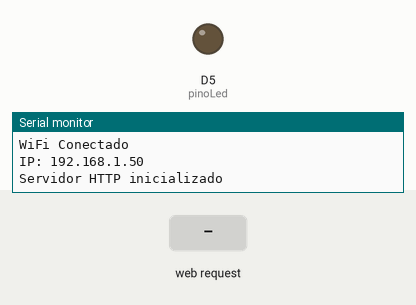
Bench run of a sketch on a simulated ESP8266 (NodeMCU). Parts: output pins drawn as LEDs (lit = HIGH), the last lines printed to the serial monitor. The inputs (shaded band) are chosen by the test bench. WiFi joins after 1.5 s; servers stay silent unless stated.

Above: at 6.2 s.
6.3 s: HTTP request GET / received
At 7.1 s:
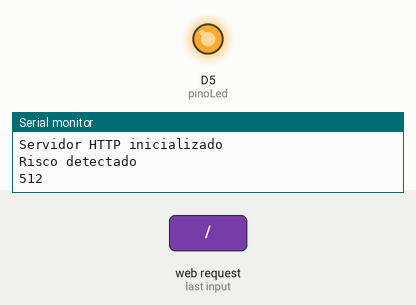
Timing chart, 0 to 9.3 s (numbered marks = the images above; inputs shaded):
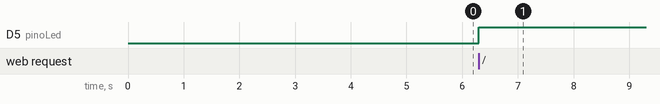

Measured:
- after the input at 6.3 s, D5 (pinoLed): LOW → HIGH at once

The sketch:

gashield.ino
```cpp
#include<ESP8266WiFi.h> //Biblioteca para funcionamento do WiFi do ESP
#include<ESP8266WebServer.h> //Biblioteca para o ESP funcionar como servidor


const char* ssid = "--Nome da rede WiFi--";  // Rede WiFi
const char* password = "--Senha do WiFi--";  //Senha da Rede WiFi

ESP8266WebServer server(80); //server na porta 80


const int pinoLed = D5; //PINO DIGITAL UTILIZADO PELO LED
const int pinoSensor = D2; //PINO DIGITAL UTILIZADO PELO SENSOR
const int analogSensor = A0;
String condicao;


void setup(){

  pinMode(pinoSensor, INPUT); //DEFINE O PINO COMO ENTRADA
  pinMode(pinoLed, OUTPUT); //DEFINE O PINO COMO SAÍDA
  digitalWrite(pinoLed, LOW); //LED INICIA DESLIGADO
  Serial.begin(9600);

   WiFi.begin(ssid, password); //Inicialização da comunicação Wi-Fi

  //Verificação da conexão
  while (WiFi.status() != WL_CONNECTED) { //Enquanto estiver aguardando status da conexão
    delay(1000);
    Serial.print("."); //Imprime pontos
  }
  Serial.println("");
  Serial.println("WiFi Conectado");
  Serial.print("IP: ");
  Serial.println(WiFi.localIP()); //Função para exibir o IP da ESP

  server.on("/", handle_OnConnect); //Servidor recebe uma solicitação HTTP - chama a função handle_OnConnect
  server.onNotFound(handle_NotFound); //Servidor recebe uma solicitação HTTP não especificada - chama a função handle_NotFound

  server.begin(); //Inicializa o servidor
  Serial.println("Servidor HTTP inicializado");
  delay(3000);
}

void loop() {

  server.handleClient(); //Chama o método handleClient()
}

void handle_OnConnect() {

  int valor = analogRead(analogSensor);  //Realiza a leitura da temperatura

  if(valor >= 500){ //SE A LEITURA DO PINO FOR IGUAL A LOW, FAZ
      digitalWrite(pinoLed, HIGH); //ACENDE O LED
      condicao = "Risco detectado!";
      Serial.println("Risco detectado");
  }else{ //SENÃO, FAZ
    digitalWrite(pinoLed, LOW); //APAGA O LED
      condicao = "Ambiente estável";
      Serial.println("Ambiente estável");
  }

  Serial.println(valor);
  delay(2000);

  Serial.print("Concentração de gás: ");
  Serial.print(valor); //Imprime no monitor serial o valor da temperatura lida
  Serial.println(" ppm");
  server.send(200, "text/html", EnvioHTML(valor)); //Envia as informações usando o código 200, especifica o conteúdo como "text/html" e chama a função EnvioHTML
}

void handle_NotFound() { //Função para lidar com o erro 404
  server.send(404, "text/plain", "Não encontrado"); //Envia o código 404, especifica o conteúdo como "text/pain" e envia a mensagem "Não encontrado"
}

String EnvioHTML(int valor) { //Exibindo a página da web em HTML
String ptr = "<!DOCTYPE html> <html>\n"; //Indica o envio do código HTML
  ptr += "<head><meta name=\"viewport\" content=\"width=device-width, initial-scale=1.0, user-scalable=no\">\n"; //Torna a página da Web responsiva em qualquer navegador Web
  ptr += "<meta http-equiv='refresh' content='2'>";//Atualizar browser a cada 2 segundos
  ptr +=  "<meta charset='UTF-8'>";
  ptr +=  "<meta http-equiv='X-UA-Compatible' content='IE=edge'>";
  ptr +=  "<meta name='viewport' content='width=device-width, initial-scale=1.0'>";
  ptr += "<link href=\"https://fonts.googleapis.com/css?family=Open+Sans:300,400,600\" rel=\"stylesheet\">\n";
  ptr += "<title>Detector de vazamento de gases inflamáveis</title>\n"; //Define o título da página

  //Configurações de fonte do título e do corpo do texto da página web
  ptr += "<style>html { font-family: 'Open Sans', sans-serif; display: block; margin: 0px auto; text-align: center;color: #000000;}\n";
  ptr += "body{margin-top: 50px;}\n";
  ptr += "h1 {margin: 50px auto 30px;}\n";
  ptr += "h2 {margin: 40px auto 20px;}\n";
  ptr += "p {font-size: 24px;color: #000000;margin-bottom: 10px;}\n";
  ptr += ".cor {background-color:red;}\n";
  ptr += ".cordois {background-color:green;}\n";
  ptr += "<style>body {font-family: 'Open Sans', sans-serif; background-color: #f2f2f2;}\n";
  ptr += "</style>\n";
  ptr += "</head>\n";
  ptr += "<body>\n";
  ptr += "<div id=\"webpage\">\n";
  ptr += "<h1>Detector de vazamento de gases inflamáveis</h1>\n";
  ptr += "<h2>NODEMCU ESP8266 Web Server</h2>\n";

  //Exibe as informações de temperatura e umidade na página web
  ptr += "<p><b>Concentração de gás: </b>";
  ptr += (int)valor;
  ptr += " ppm(partes por milhão)</p>";

  ptr += "<p><b>Status: </b>";
  ptr += (String)condicao;
  ptr += "</p>\n";


  if(valor <= 500){
     ptr += "<div class =\"cordois\">\n";
     ptr += "<h1> STATUS </h1>\n";
     ptr+= "</div>\n";
  }else{
    ptr += "<div class =\"cor\">\n";
    ptr += "<h1> STATUS </h1>\n";
    ptr+= "</div>\n";
  }
  ptr += "</div>\n";
  ptr += "</body>\n";
  ptr += "</html>\n";
  return ptr;
}
```
